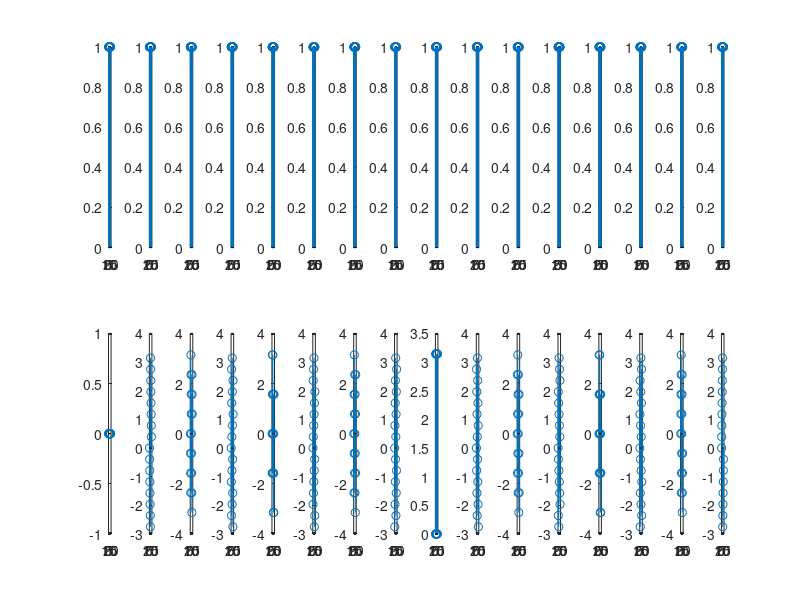
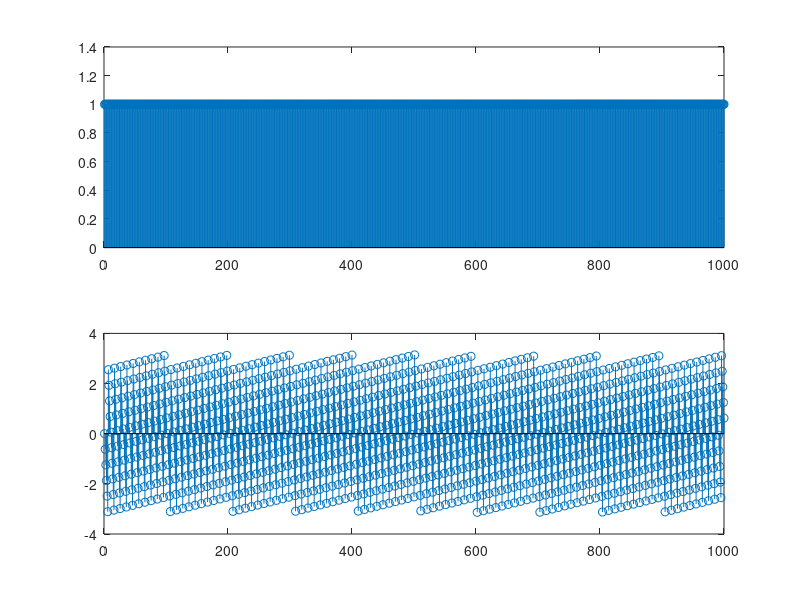
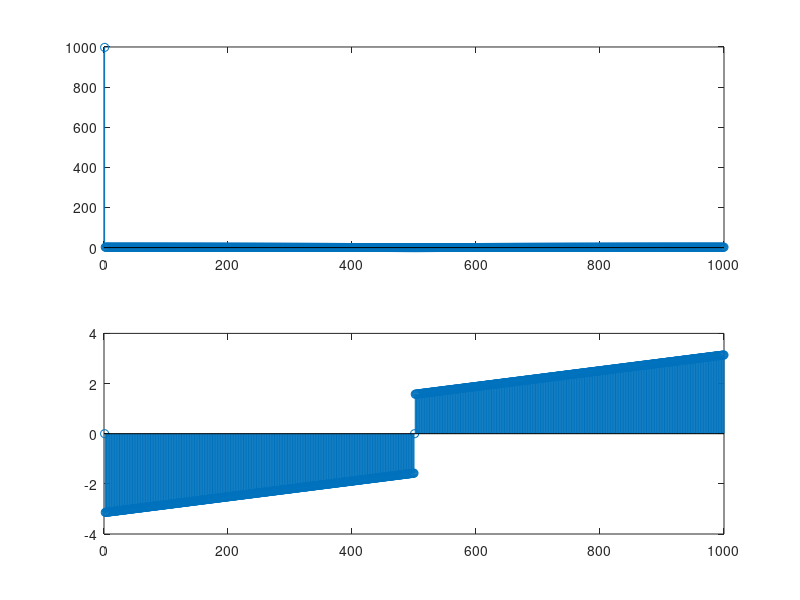

Write MATLAB code to recreate these figures, in order.

n = 0:7;
figure(1)
% for j=1:8,
%     l = zeros(1,8);
%     l(j) = 1;
%     L = fft(l);
%     subplot(2, 8, j);
%     stem(abs(L));
%     subplot(2, 8, j+8);
%     stem(angle(L));
% end

for j=1:16,
    l = zeros(1,16);
    l(j) = 1;
    L = fft(l);
    subplot(2, 16, j);
    stem(abs(L));
    subplot(2, 16, j+16);
    stem(angle(L));
end


% (iii)
figure(2)
n = zeros(1, 1000);
n(100) = 1;
long = fft(n);
subplot(2, 1, 1)
stem(abs(long))
subplot(2, 1, 2)
stem(angle(long))

figure(3)
n = ones(1, 1000);
n(1000) = 0;
n(1) = 0;
long = fft(n);
subplot(2, 1, 1)
stem(abs(long))
subplot(2, 1, 2)
stem(angle(long))